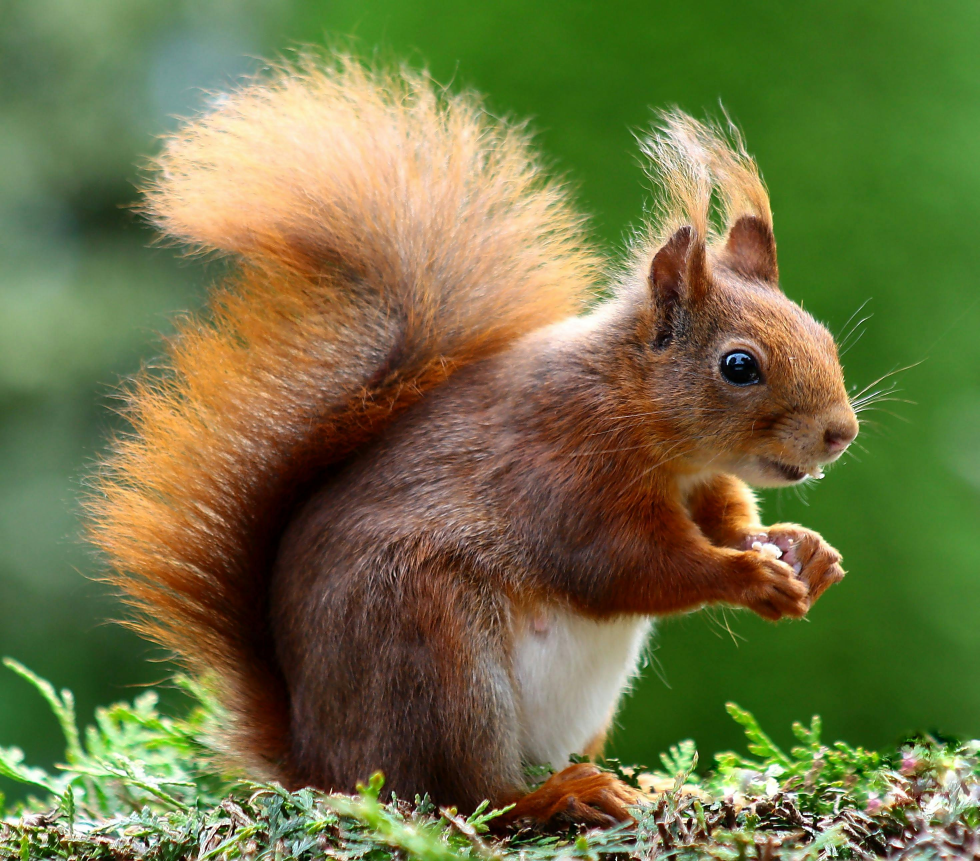
#> input picture practice/5B/img-1.jpg, 2939 x 2583 px, found by its file name (shown at 1/3 size)
$ python smoothing_blurring.py
#> lines starting #> are read from the running program, lines starting #| are printed output that depends on the picture
### practice/basic_opencv/helper.py
import os
import cv2


def get_image(image_file: str):
#> called with image_file = 'img-1.jpg'
    path = os.path.join(".", "img", image_file)
    return cv2.imread(path)
#> returned value is the input picture: shape (2583, 2939, 3); mean B, G, R 67.8, 115.2, 112.6


def show_image(image: cv2.Mat, name: str = "image", duration: int = None):
    cv2.imshow(name, image)
    cv2.setMouseCallback(name, show_pixel_position)
    if duration == None:
        cv2.waitKey(5000)
    else:
        cv2.waitKey(duration)


# [5 lines left out: function wait, not called in this run]


def show_pixel_position(event, x, y, flags, param):
    if event == cv2.EVENT_LBUTTONDOWN:  # klik kiri
        print(f"Koordinat pixel: (x={x}, y={y})")

### practice/basic_opencv/smoothing_blurring.py
import helper
import cv2
import numpy as np


image = helper.get_image("img-1.jpg")

# averaging
# blurred = np.hstack(
#     [
#         cv2.blur(image, (10, 10)),
#         cv2.blur(image, (50, 50)),
#         cv2.blur(image, (70, 70)),
#     ]
# )
# helper.show_image(blurred)


# GaussianBlur
# gBlurred = np.hstack(
#     [
#         cv2.GaussianBlur(image, (3, 3), 0),
#         cv2.GaussianBlur(image, (5, 5), 0),
#         cv2.GaussianBlur(image, (7, 7), 0),
#     ]
# )
# helper.show_image(gBlurred)

# Median
# gBlurred = np.hstack(
#     [
#         cv2.medianBlur(
#             image,
#             3,
#         ),
#         cv2.medianBlur(
#             image,
#             5,
#         ),
#         cv2.medianBlur(
#             image,
#             7,
#         ),
#     ]
# )
# helper.show_image(gBlurred)

bBlurred = np.hstack(
    [
        cv2.bilateralFilter(image, 5, 21, 21),
        cv2.bilateralFilter(image, 5, 21, 31),
        cv2.bilateralFilter(image, 5, 21, 41),
    ]
)
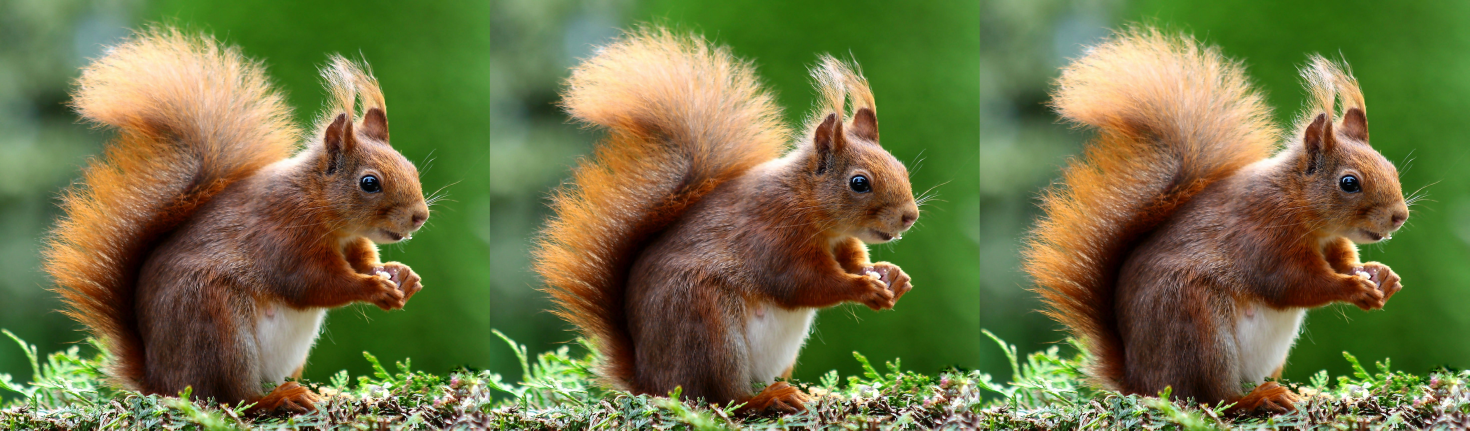
#> bBlurred: shape (2583, 8817, 3) (shown at 1/6 size); mean B, G, R 67.8, 115.2, 112.5
helper.show_image(bBlurred)
